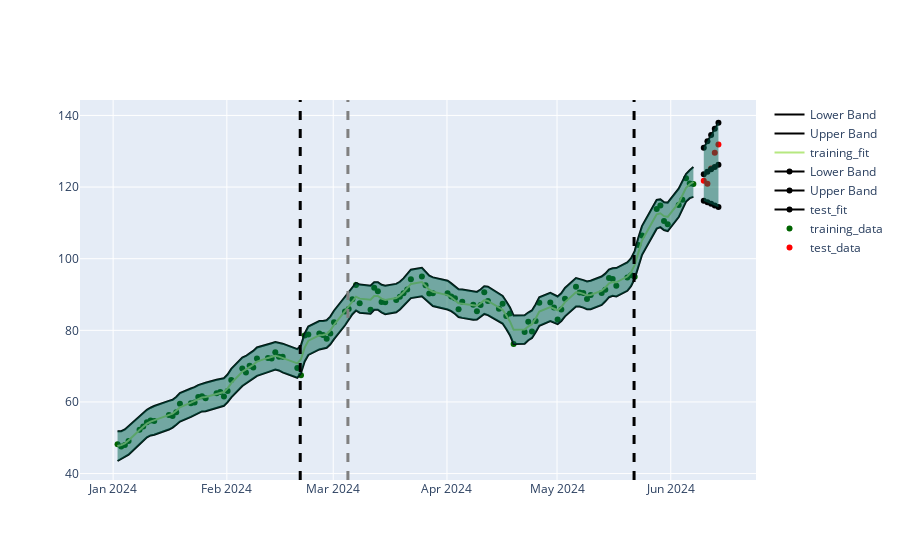

The notebook cell this image was saved under:
### Code cell
dataset_index = -1

from_ = datetime(year=2024, month=1, day=1)
to_ =  datetime(year=2024, month=6, day=10)
project_ = ql.Date(15,6,2024)

btest.create_backtest_data(
    from_,
    to_, 
    project_,store_prices=True
)
btest.fit_model(dataset_index, lambda x,y: RegressionModel(x,y))

yfit, ysigma = btest.predict(dataset_index) 
test_yfit , lower, upper = btest.create_bands(yfit, ysigma)
training_f, lower_f, upper_f = btest.training_bands(dataset_index)



prediction_markers = go.Scatter(x=btest.prediction_data[dataset_index], 
                            y=btest.prediction_data_price[dataset_index], 
                            mode='markers',
                            marker=dict(color='red'),
                            name='test_data')

training_markers = go.Scatter(x=btest.data[dataset_index][0], 
                              y = btest.data[dataset_index][1],
                            mode='markers',
                            marker=dict(color='darkgreen'),
                            name='training_data')

xt = btest.prediction_data[dataset_index]
bands = [
go.Scatter(x=xt, y=test_yfit, line=dict(color='black', width=2), name='test_fit'),
go.Scatter(x=xt, y=upper, line=dict(color='black', width=2), name='Upper Band'),
go.Scatter(x=xt, y=lower, line=dict(color='black', width=2), name='Lower Band'),
go.Scatter(x=xt, y=upper, fill=None, mode='lines', line=dict(color='rgba(0,100,80,0.2)'), showlegend=False),
go.Scatter(x=xt, y=lower, fill='tonexty', mode='lines', line=dict(color='rgba(0,100,80,0.2)'), showlegend=False),
]

x = btest.data[dataset_index][0]
training_fit_bands = [
go.Scatter(x=x, y=training_f, name='training_fit'),
go.Scatter(x=x, y=upper_f, line=dict(color='black', width=2), name='Upper Band'),
go.Scatter(x=x, y=lower_f, line=dict(color='black', width=2), name='Lower Band'),
go.Scatter(x=x, y=upper_f, fill=None, mode='lines', line=dict(color='rgba(0,100,80,0.2)'), showlegend=False),
go.Scatter(x=x, y=lower_f, fill='tonexty', mode='lines', line=dict(color='rgba(0,100,80,0.2)'), showlegend=False),
] 


fig = go.Figure([prediction_markers, training_markers, *bands, *training_fit_bands])


ex_dividend_dates = red_table.get(f'_{STOCK_TICKER}', 'ex-dividend:2016/present')['timestamp'].tolist()
earnings_dates = red_table.get(f'_{STOCK_TICKER}', 'earnings:2018-08-16/present')['timestamp']

for date in ex_dividend_dates: 
  if (date <  to_ and date > from_): 
    fig.add_vline(x=date, line_width=3, line_dash="dash", line_color="grey", name='ex-dividends')

for date in earnings_dates: 
  if (date <  to_ and date > from_): 
    fig.add_vline(x=date, line_width=3, line_dash="dash", line_color="black", name='earnings')



fig.show()
